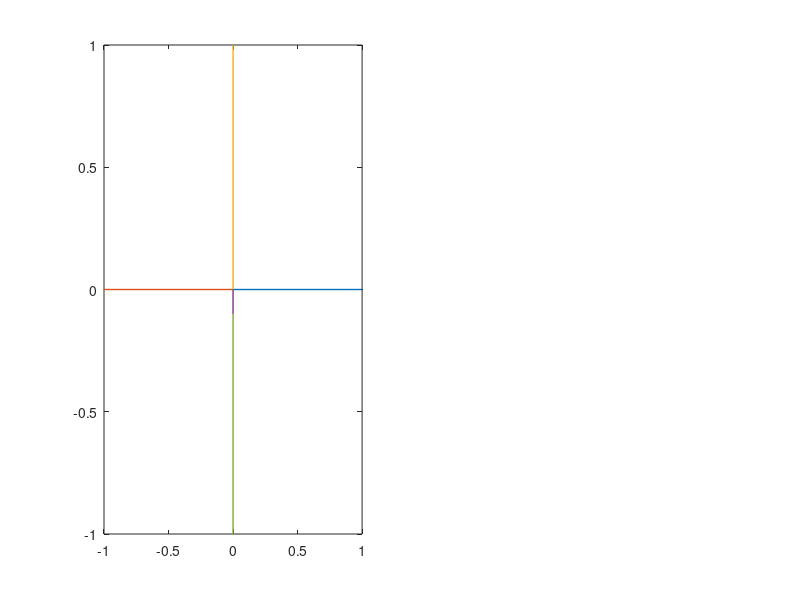

Recreate this plot in MATLAB. (Note: this script raises an error after producing the figure.)
  %% Collapse edges
  close all
  clc
  clear;
    % point position list
    C = [1,0;0,0;-1,0;0,1;eps,eps;0,-0.1;0,-1];
    % edge list
    E = [1 2; 2 3; 4 5; 5 6;6 7];
    % plot original
    subplot(1,2,1);
    plot([C(E(:,1),1) C(E(:,2),1)]',[C(E(:,1),2) C(E(:,2),2)]', ... 
      '-','LineWidth',1);
    % collapse close edges
    [NC,NE] = collapse_close_points(C,E,0.2);
    % plot result
    subplot(1,2,2);
    plot([NC(NE(:,1),1) NC(NE(:,2),1)]',[NC(NE(:,1),2) NC(NE(:,2),2)]', ...
      '-','LineWidth',1);
  
    %% Collapse faces
    % point position list
    C = [1,0;0,0;-1,0;0,1;eps,eps;0,-0.1;0,-1];
    % face list
    F = [1 4 5; 1 5 2; 1 2 6; 1 6 7;3 7 6; 3 6 2; 3 2 5; 3 5 4];
    % plot original
    subplot(1,2,1);
    tsurf(F,C);
    [NC,NF] = collapse_close_points(C,F,0.2);
    % plot result
    subplot(1,2,2);
    tsurf(NF,NC);